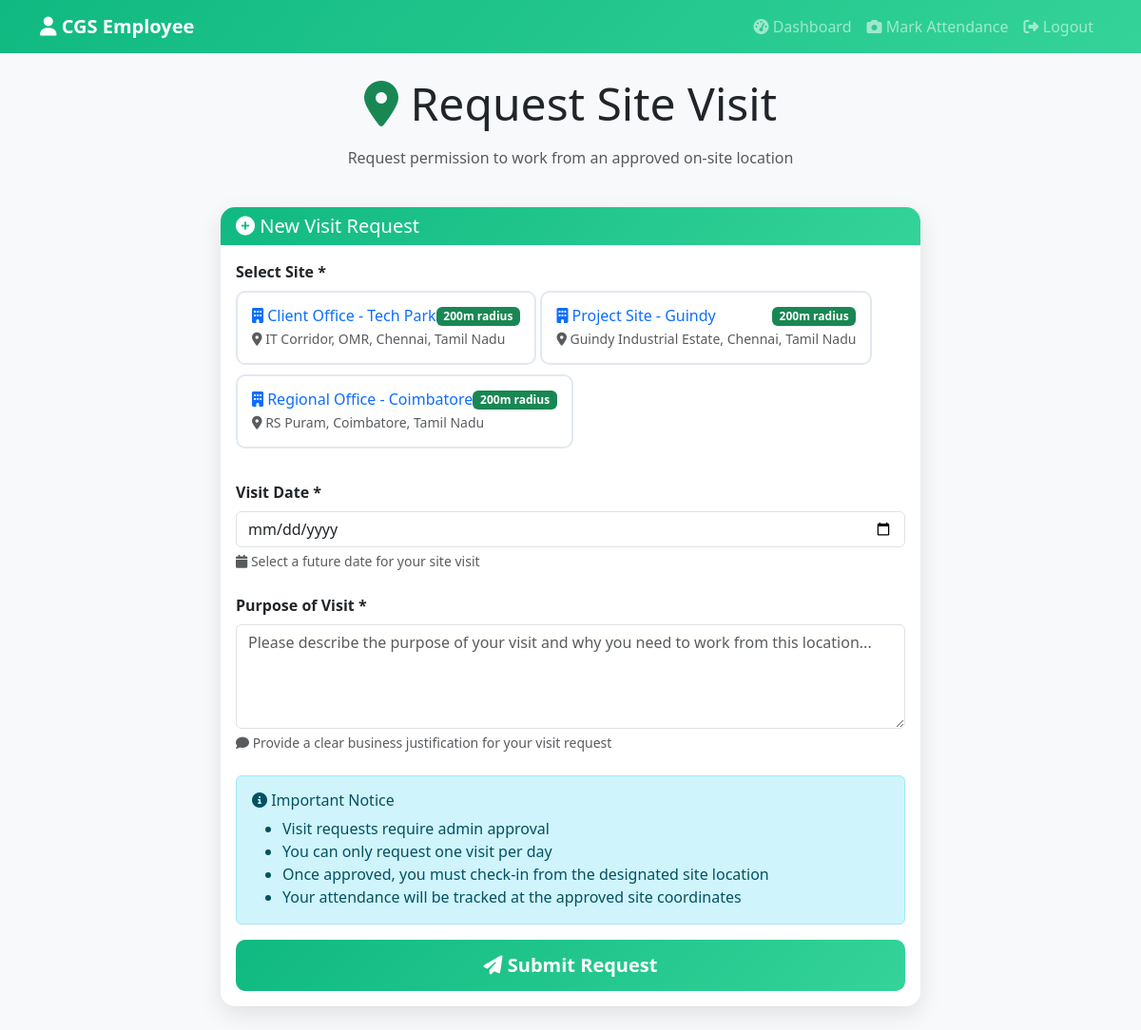
The app's page /request-visit (signed in) with its own data.
### tables this page shows
CREATE TABLE sites (
            id INTEGER PRIMARY KEY AUTOINCREMENT,
            site_name TEXT NOT NULL,
            site_address TEXT NOT NULL,
            site_lat REAL NOT NULL,
            site_lon REAL NOT NULL,
            site_radius INTEGER DEFAULT 200,
            site_description TEXT,
            is_active BOOLEAN DEFAULT 1,
            created_by INTEGER,
            created_at TIMESTAMP DEFAULT CURRENT_TIMESTAMP,
            updated_at TIMESTAMP DEFAULT CURRENT_TIMESTAMP,
            FOREIGN KEY (created_by) REFERENCES users(user_id)
        );

### app.py (the view)
@app.route('/request-visit')
@login_required
def request_visit():
    try:
        conn = get_db_connection()
        cursor = conn.cursor()
        cursor.execute("SELECT * FROM sites WHERE is_active = 1 ORDER BY site_name")
        sites = cursor.fetchall()
        cursor.execute("""
            SELECT sv.*, s.site_name, s.site_address
            FROM site_visits sv
            JOIN sites s ON sv.site_id = s.id
            WHERE sv.user_id = ?
            AND sv.visit_date >= date('now')
            ORDER BY sv.visit_date DESC
        """,  (session['user_id'],))
        my_requests = cursor.fetchall()
        conn.close()
        return render_template('request_visit.html', sites=sites, my_requests=my_requests)
    except Exception as e:
        flash(f'Error loading visit request page: {str(e)}', 'error')
        return redirect(url_for('dashboard'))

### app.py (called while the page is built)
@app.after_request
def after_request(response):
    response.headers['Cache-Control'] = 'no-cache, no-store, must-revalidate'
    response.headers['Pragma'] = 'no-cache'
    response.headers['Expires'] = '0'
    origin = request.headers.get('Origin')
    if origin:
        response.headers['Access-Control-Allow-Origin'] = origin
        response.headers['Access-Control-Allow-Credentials'] = 'true'
        response.headers['Access-Control-Allow-Methods'] = 'GET, POST, PUT, DELETE, OPTIONS'
        response.headers['Access-Control-Allow-Headers'] = 'Content-Type, X-CSRFToken, X-Requested-With'
    return response

def dict_factory(cursor, row):
    d = {}
    for idx, col in enumerate([c[0] for c in cursor.description]):
        d[col] = row[idx]
    return d

def get_db_connection():
    conn = sqlite3.connect(DB_PATH)
    conn.row_factory = dict_factory  # Use dict factory instead of Row
    return conn

def login_required(f):
    from functools import wraps
    @wraps(f)
    def decorated_function(*args, **kwargs):
        if 'user_id' not in session:
            flash('Please log in to access this page.', 'error')
            return redirect(url_for('home'))
        return f(*args, **kwargs)
    return decorated_function

### templates/request_visit.html (shortened to what this page needs)
<!DOCTYPE html>
<html lang="en">
<head>
    <link href="https://cdn.jsdelivr.net/npm/bootstrap@5.3.2/dist/css/bootstrap.min.css" rel="stylesheet">
    <link href="https://cdnjs.cloudflare.com/ajax/libs/font-awesome/6.4.0/css/all.min.css" rel="stylesheet">
</head>
<body class="bg-light">
    <nav class="navbar navbar-expand-lg navbar-dark" style="background: linear-gradient(135deg, #10b981 0%, #34d399 100%);">
        <div class="container">
            <a class="navbar-brand fw-bold" href="{{ url_for('dashboard') }}">
                <i class="fas fa-user"></i> CGS Employee
            </a>
            <div class="navbar-nav ms-auto">
                <a class="nav-link" href="{{ url_for('dashboard') }}">
                    <i class="fas fa-tachometer-alt"></i> Dashboard
                </a>
                <a class="nav-link" href="{{ url_for('mark_attendance') }}">
                    <i class="fas fa-camera"></i> Mark Attendance
                </a>
                <a class="nav-link" href="{{ url_for('logout') }}">
                    <i class="fas fa-sign-out-alt"></i> Logout
                </a>
            </div>
        </div>
    </nav>
    <div class="container mt-4">
        <div class="row mb-4">
            <div class="col-12">
                <h1 class="display-5 text-center mb-3">
                    <i class="fas fa-map-marker-alt text-success"></i> Request Site Visit
                </h1>
                <p class="text-center text-muted">Request permission to work from an approved on-site location</p>
            </div>
        </div>
        <div class="row justify-content-center">
            <div class="col-lg-8">
                <div class="card visit-card">
                    <div class="card-header">
                        <h5 class="mb-0"><i class="fas fa-plus-circle"></i> New Visit Request</h5>
                    </div>
                    <div class="card-body">
                        {% if sites %}
                        <form method="POST" action="{{ url_for('submit_visit_request') }}">
                            <div class="mb-4">
                                <label class="form-label fw-bold">Select Site *</label>
                                <div class="site-selection">
                                    {% for site in sites %}
                                    <label class="site-option">
                                        <div class="site-content">
                                            <div class="d-flex justify-content-between align-items-start">
                                                <h6 class="mb-1 text-primary">
                                                    <i class="fas fa-building"></i> {{ site.site_name }}
                                                </h6>
                                                <span class="badge bg-success">{{ site.site_radius }}m radius</span>
                                            </div>
                                            <p class="mb-0 small text-muted">
                                                <i class="fas fa-location-dot"></i> {{ site.site_address }}
                                            </p>
                                        </div>
                                    </label>
                                    {% endfor %}
                                </div>
                            </div>
                            <div class="mb-4">
                                <label for="visit_date" class="form-label fw-bold">Visit Date *</label>
                                <input type="date" class="form-control" id="visit_date" name="visit_date" required>
                                <div class="form-text">
                                    <i class="fas fa-calendar"></i> Select a future date for your site visit
                                </div>
                            </div>
                            <div class="mb-4">
                                <label for="purpose" class="form-label fw-bold">Purpose of Visit *</label>
                                <textarea class="form-control" id="purpose" name="purpose" rows="4" required
                                          placeholder="Please describe the purpose of your visit and why you need to work from this location..."></textarea>
                                <div class="form-text">
                                    <i class="fas fa-comment"></i> Provide a clear business justification for your visit request
                                </div>
                            </div>
                            <div class="alert alert-info">
                                <h6><i class="fas fa-info-circle"></i> Important Notice</h6>
                                <ul class="mb-0">
                                    <li>Visit requests require admin approval</li>
                                    <li>You can only request one visit per day</li>
                                    <li>Once approved, you must check-in from the designated site location</li>
                                    <li>Your attendance will be tracked at the approved site coordinates</li>
                                </ul>
                            </div>
                            <div class="d-grid">
                                <button type="submit" class="btn btn-custom btn-lg">
                                    <i class="fas fa-paper-plane"></i> Submit Request
                                </button>
                            </div>
                        </form>
                        {% else %}
                        <div class="text-center py-5">
                            <i class="fas fa-building fa-3x text-muted mb-3"></i>
                            <h5 class="text-muted">No Sites Available</h5>
                            <p class="text-muted">There are currently no approved sites available for visit requests. Please contact your administrator.</p>
                        </div>
                        {% endif %}
                    </div>
                </div>
            </div>
        </div>
    </div>
</body>
</html>

### templates/request_visit.html (style rules this page uses)
.visit-card { border: none; border-radius: 15px; box-shadow: 0 8px 25px rgba(0,0,0,0.1); margin-bottom: 25px; transition: transform 0.3s ease; }
.card-header { background: linear-gradient(135deg, #10b981 0%, #34d399 100%); color: white; border-radius: 15px 15px 0 0 !important; border: none; }
.btn-custom { background: linear-gradient(135deg, #10b981 0%, #34d399 100%); border: none; border-radius: 10px; padding: 12px 25px; color: white; font-weight: 600; transition: all 0.3s ease; }
.site-option { border: 2px solid #e2e8f0; border-radius: 10px; padding: 15px; margin-bottom: 10px; cursor: pointer; transition: all 0.3s ease; }

### records on screen
sites: site_name "Client Office - Tech Park", site_radius "200", site_address "IT Corridor, OMR, Chennai, Tamil Nadu"
sites: site_name "Project Site - Guindy", site_radius "200", site_address "Guindy Industrial Estate, Chennai, Tamil Nadu"
sites: site_name "Regional Office - Coimbatore", site_radius "200", site_address "RS Puram, Coimbatore, Tamil Nadu"
